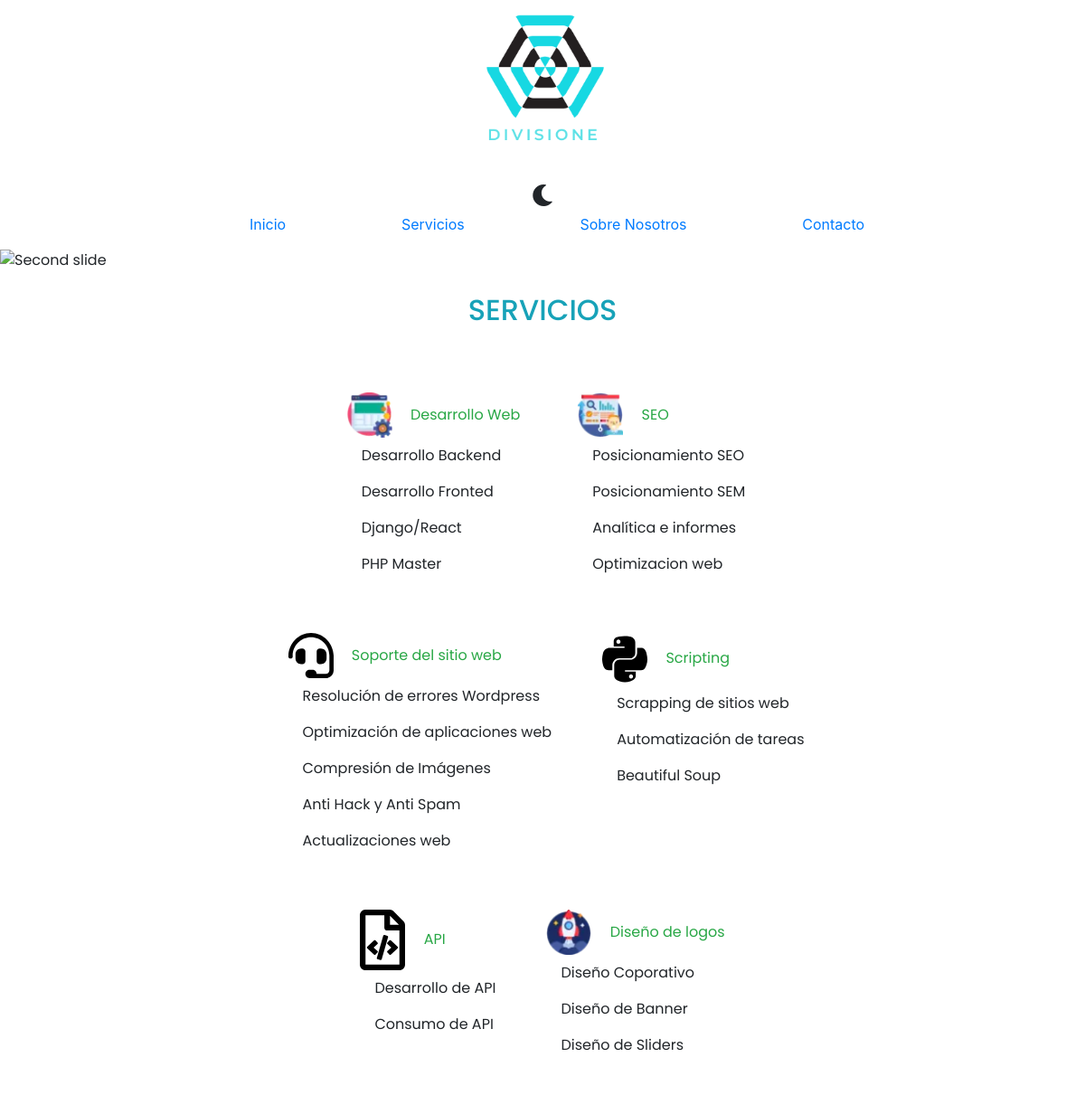
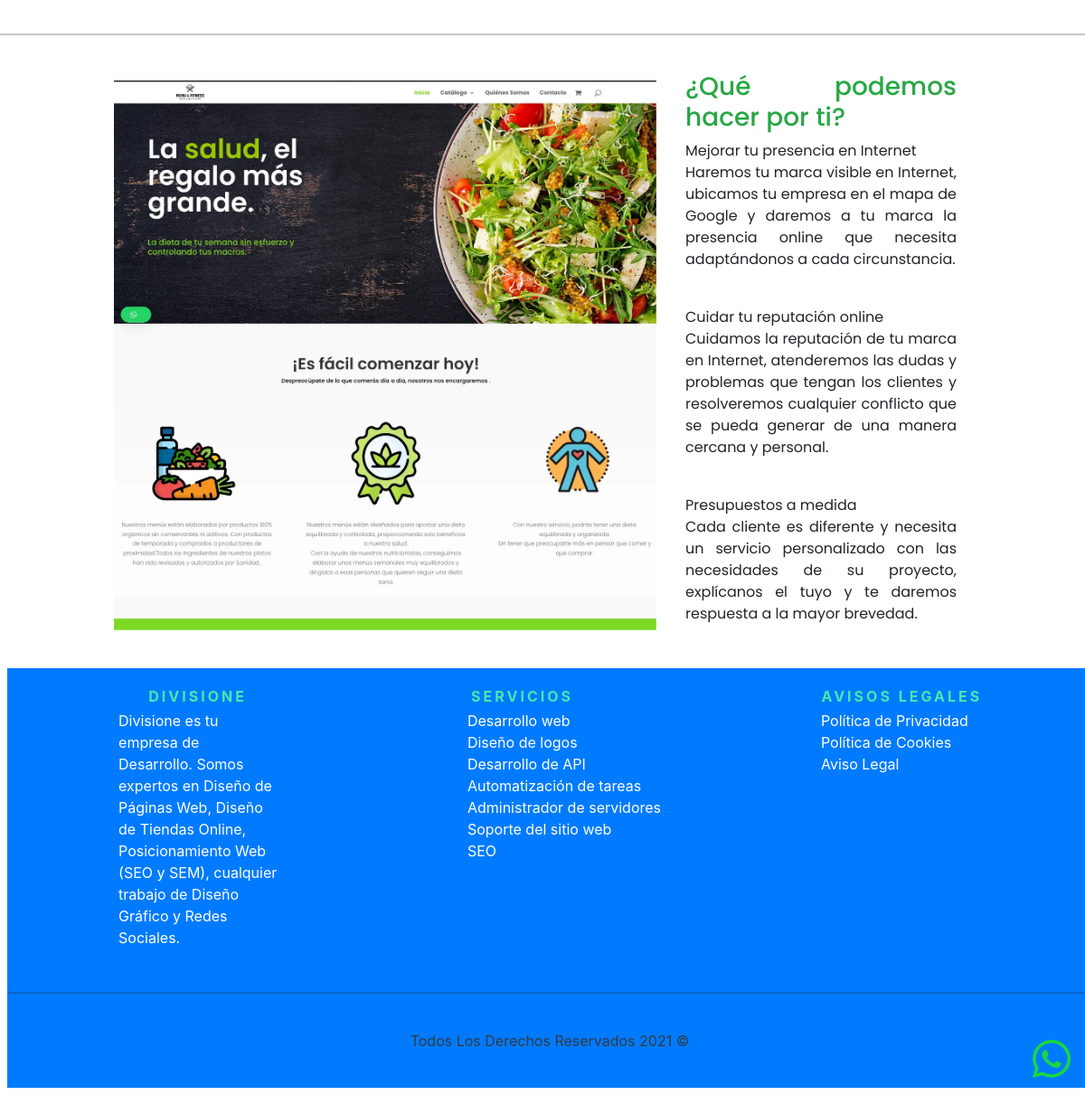
Page /servicios.php on the committed database (2 pictures, top to bottom).
### tables this page shows
CREATE TABLE `services` (
  `id` int(11) NOT NULL AUTO_INCREMENT,
  `name` varchar(45) NOT NULL,
  `description` text NOT NULL,
  `price` int(5) NOT NULL,
  `imageProduct` varchar(100) DEFAULT NULL,
  PRIMARY KEY (`id`)
);

CREATE TABLE `service` (
  `id` int(11) NOT NULL AUTO_INCREMENT,
  `serviceID` int(11) NOT NULL,
  `name` varchar(255) DEFAULT NULL,
  PRIMARY KEY (`id`),
  KEY `fk_service` (`serviceID`),
  CONSTRAINT `fk_service` FOREIGN KEY (`serviceID`) REFERENCES `services` (`id`)
  ON DELETE CASCADE
  ON UPDATE CASCADE
);

### includes/funciones.php (called while the page is built, shortened)
<?php
function includeTemplate( $name ) {
    include TEMPLATES_URL . "/${name}.php";
}

### servicios.php (the view, shortened to what this page needs)
<?php
    $db = connectDB();
    $query = "SELECT id, name, imageProduct FROM services ORDER BY id DESC";
    $data = mysqli_query($db, $query);
    includeTemplate('header');
?>
<main class="wrap">
    <div id="carouselExampleSlidesOnly" class="carousel slide" data-ride="carousel">
    <div class="carousel-inner">
        <div class="carousel-item active">
            <img class="d-block w-100" src="build/img/xbanner-services-2.webp" alt="Second slide">
        </div>
    </div>
    </div>
    <section class="services-box d-flex flex-column">
    <h2 class="text-info m-4 text-center text-uppercase">Servicios</h2>
        <div class="content-box d-flex flex-wrap m-4 justify-content-center">
            <?php while ( $service = mysqli_fetch_assoc($data) ): ?>
                <div class="service-box m-4">
                    <a class="m-2" href="service.php?id=<?php echo $service['id'] ?>"><img src="admin/img/<?php echo $service['imageProduct'] ?>" class="img-products" alt="Plan Desarrollo web" ></a>
                    <a href="service.php?id=<?php echo $service['id'] ?>" class="m-2 title-services-box text-success"> <?php echo $service['name']?> </a>
                    <?php
                    $queryToServices = "SELECT name FROM service WHERE serviceID = ${service['id']}";
                    $dataToServices = mysqli_query($db,$queryToServices);
                    ?>
                    <?php while ( $services = mysqli_fetch_assoc($dataToServices) ): ?>
                        <p class="mt-2 ml-4"> <?php echo $services['name'] ?> </p>
                    <?php endwhile; ?>
                </div>
            <?php endwhile; ?>
        </div>
    </section>
    <hr>
    <section class="what-help align-self-center justify-content-center">
        <div id="carouselExampleSlidesOnly" class="carousel slide w-50 m-2" data-ride="carousel">
            <div class="carousel-inner">
                <div class="carousel-item active">
                    <img class="d-block w-100" src="build/img/menu4.webp" alt="proyecto tucodigofavorito.com">
                </div>
            </div>
        </div>
        <div class="content-carousel m-4">
            <h3 class="text-success">¿Qué podemos hacer por ti?</h3>
            <span>Mejorar tu presencia en Internet</span>
            <p>Haremos tu marca visible en Internet, ubicamos tu empresa en el mapa de Google y daremos a tu marca la presencia online que necesita adaptándonos a cada circunstancia.</p>
            <br/>
            <span>Cuidar tu reputación online</span>
            <p>Cuidamos la reputación de tu marca en Internet, atenderemos las dudas y problemas que tengan los clientes y resolveremos cualquier conflicto que se pueda generar de una manera cercana y personal.</p>
            <br/>
            <span>Presupuestos a medida</span>
            <p>Cada cliente es diferente y necesita un servicio personalizado con las necesidades de su proyecto, explícanos el tuyo y te daremos respuesta a la mayor brevedad.</p>
        </div>
    </section>
</main>
<?php includeTemplate('footer') ?>

### includes/templates/header.php (shortened to what this page needs)
<!DOCTYPE html>
<html lang="en">
    <head>
        <link rel="stylesheet" href="https://pro.fontawesome.com/releases/v5.10.0/css/all.css"/>
        <link href='https://cdn.jsdelivr.net/npm/boxicons@2.0.5/css/boxicons.min.css' rel='stylesheet'>
        <link href="https://cdn.jsdelivr.net/npm/bootstrap@5.0.2/dist/css/bootstrap.min.css" rel="stylesheet">
        <link rel="stylesheet" href="/build/css/app.css">
        <link rel="stylesheet" href="https://stackpath.bootstrapcdn.com/bootstrap/4.3.1/css/bootstrap.min.css">
    </head>
    <body>
        <header class="header_nav">
            <a class="subtitle-what" href="https://api.whatsapp.com/send?phone=0034634749073"><i class="fab fa-whatsapp"></i></a>
            <nav class="d-flex nav-brand">
                <a class="navbarbrand m-2 " href="#"><img src="/build/img/Divisione.png" class="logo"></a>
                <div class="dark-mode">
                    <i class="fas fa-moon m-2"></i>
                </div>
                <ul class="nav-content">
                    <a  href="/index.php">Inicio</a></li>
                    <a href="/servicios.php" class="d-flex mn">Servicios
                    </a>
                    <a  href="/about.php">Sobre Nosotros</a>
                    <a  href="/contact.php">Contacto</a>
                </ul>
            </nav>
        </header>

### includes/templates/footer.php
<footer class="footer-content d-flex flex-column justify-content-center m-2 w-100">
            <div class="wrap-sub-footer ">
                <div class="box-sub-footer d-flex flex-column">
                    <span class="title-box-sub-foter">
                        Divisione
                    </span>
                    <p class="content-box-sub-footer">
                        Divisione es tu empresa de Desarrollo. Somos expertos en Diseño de Páginas Web, Diseño de Tiendas Online, Posicionamiento Web (SEO y SEM), cualquier trabajo de Diseño Gráfico y Redes Sociales.
                    </p>
                </div>
                <div class="box-sub-footer d-flex flex-column">
                    <span class="title-box-sub-foter">
                        servicios
                    </span>
                    <ul class="list-services-sub-footer d-flex flex-column">
                        <li><a  href="../../service.php?id=47">Desarrollo web</a></li>
                        <li><a  href="../../service.php?id=4">Diseño de logos</a></li>
                        <li><a  href="../../service.php?id=6">Desarrollo de API</a></li>
                        <li><a  href="../../service.php?id=7">Automatización de tareas</a></li>
                        <li><a  href="../../service.php?id=13">Administrador de servidores</a></li>
                        <li><a  href="../../service.php?id=10">Soporte del sitio web</a></li>
                        <li><a  href="../../service.php?id=11">SEO</a></li>
                    </ul>
                </div>
                <div class="box-sub-footer d-flex flex-column">
                    <span class="title-box-sub-foter">
                        Avisos Legales
                    </span>
                    <ul class="list-page-legal-sub-footer d-flex flex-column">
                        <li><a href="../../legal/privacidad.php">Política de Privacidad</a></li>
                        <li><a href="../../legal/cookies.php">Política de Cookies</a></li>
                        <li><a href="../../legal/legal.php">Aviso Legal</a></li>
                    </ul>
                </div>
            </div>
            <hr>
            <p class="text-dark p-4 text-center">Todos Los Derechos Reservados <?php echo date('Y') ?>   &copy;</p>
        </footer>
    </body>

### build/css/app.css (style rules this page uses)
.dark-mode { font-size:1.5rem;margin:auto }
@media (min-width:768px) { .dark-mode { align-self:end } }
i { cursor:pointer }
.nav-brand { align-items:center;flex-flow:column wrap }
.nav-content,.response-menu-mobile { display:none }
@media (min-width:768px) { .nav-content { display:flex;justify-content:space-around;place-items:center;width:70% } }
@media (min-width:768px) { .nav-content * { list-style:none } }
.navbarbrand { display:flex;justify-content:center;width:60%!important }
.logo { width:55% }
@media (min-width:768px) { .logo { width:25% } }
.footer-content { background-color:#007bff }
.footer-content .wrap-sub-footer { align-self:center;display:flex;flex-flow:column wrap;padding:1rem;width:100% }
.footer-content .wrap-sub-footer .box-sub-footer { align-items:center;flex:1 }
.footer-content .wrap-sub-footer .box-sub-footer:nth-child(2n) span { margin-right:4rem }
@media (min-width:1024px) { .footer-content .wrap-sub-footer .box-sub-footer:nth-child(3n) { margin-bottom:7rem } }
.footer-content .wrap-sub-footer .box-sub-footer .title-box-sub-foter { color:#0054ff;color:#59ff9ad1;display:block;font-weight:700;letter-spacing:3px;margin:.2rem;text-align:center;text-transform:uppercase }
.footer-content .wrap-sub-footer .box-sub-footer .content-box-sub-footer { color:#fff;width:45% }
.footer-content .wrap-sub-footer .box-sub-footer .list-page-legal-sub-footer { padding-right:3rem }
.footer-content .wrap-sub-footer .box-sub-footer .list-page-legal-sub-footer li a,.footer-content .wrap-sub-footer .box-sub-footer .list-services-sub-footer li a { color:#fff }
@media (min-width:768px) { .footer-content .wrap-sub-footer { flex-flow:row wrap } }
.what-help { align-items:center;display:flex;flex-flow:column wrap }
@media (min-width:768px) { .what-help { flex-flow:row wrap } }
.content-carousel { width:93% }
.content-carousel * { text-align:justify }
@media (min-width:768px) { .content-carousel { width:25% } }
.content-box { align-self:center;width:55%!important }
.img-products { width:50px }
html { -webkit-text-size-adjust:100%;line-height:1.15 }
body { margin:0 }
main { display:block }
hr { box-sizing:content-box;height:0;overflow:visible }
a { background-color:transparent }
img { border-style:none }
*,:after,:before { box-sizing:inherit }
li { list-style:none }
a { text-decoration:none }
.subtitle-what { bottom:0;position:fixed;right:0 }
.subtitle-what i { color:#1bd741;font-size:3rem;margin:1rem }
.wrap { display:flex;flex-flow:column wrap;font-family:Poppins,sans-serif }

### rows in the picture
services: imageProduct (picture), name "Desarrollo Web"
service: name "Desarrollo Backend"
service: name "Desarrollo Fronted"
service: name "Django/React"
service: name "PHP Master"
services: imageProduct (picture), name "SEO"
service: name "Posicionamiento SEO"
service: name "Posicionamiento SEM"
service: name "Analítica e informes"
service: name "Optimizacion web"
services: imageProduct (picture), name "Soporte del sitio web"
service: name "Resolución de errores Wordpress"
service: name "Optimización de aplicaciones web"
service: name "Compresión de Imágenes"
service: name "Anti Hack y Anti Spam"
service: name "Actualizaciones web"
services: imageProduct (picture), name "Scripting"
service: name "Scrapping de sitios web"
service: name "Automatización de tareas"
service: name "Beautiful Soup"
services: imageProduct (picture), name "API"
service: name "Desarrollo de API"
service: name "Consumo de API"
services: imageProduct (picture), name "Diseño de logos"
service: name "Diseño Coporativo"
service: name "Diseño de Banner"
service: name "Diseño de Sliders"
